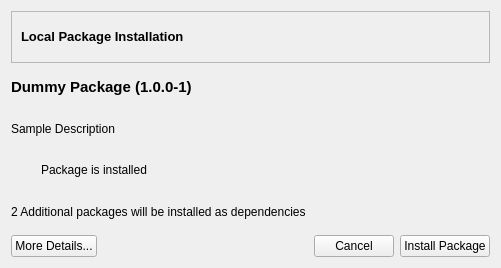
<ui version="4.0" >
 <class>Form</class>
 <widget class="QWidget" name="Form" >
  <property name="geometry" >
   <rect>
    <x>0</x>
    <y>0</y>
    <width>501</width>
    <height>268</height>
   </rect>
  </property>
  <property name="windowTitle" >
   <string>Form</string>
  </property>
  <layout class="QVBoxLayout" name="verticalLayout" >
   <item>
    <widget class="QFrame" name="frame" >
     <property name="sizePolicy" >
      <sizepolicy vsizetype="Maximum" hsizetype="Preferred" >
       <horstretch>0</horstretch>
       <verstretch>0</verstretch>
      </sizepolicy>
     </property>
     <property name="frameShape" >
      <enum>QFrame::StyledPanel</enum>
     </property>
     <property name="frameShadow" >
      <enum>QFrame::Sunken</enum>
     </property>
     <layout class="QGridLayout" name="_2" >
      <item row="0" column="0" >
       <widget class="QLabel" name="label_4" >
        <property name="text" >
         <string>&lt;!DOCTYPE HTML PUBLIC "-//W3C//DTD HTML 4.0//EN" "http://www.w3.org/TR/REC-html40/strict.dtd">
&lt;html>&lt;head>&lt;meta name="qrichtext" content="1" />&lt;style type="text/css">
p, li { white-space: pre-wrap; }
&lt;/style>&lt;/head>&lt;body style=" font-family:'Sans Serif'; font-size:10pt; font-weight:400; font-style:normal;">
&lt;p style=" margin-top:0px; margin-bottom:0px; margin-left:0px; margin-right:0px; -qt-block-indent:0; text-indent:0px; font-family:'Bitstream Vera Sans';">&lt;span style=" font-weight:600;">Local Package Installation&lt;/span>&lt;/p>&lt;/body>&lt;/html></string>
        </property>
       </widget>
      </item>
      <item row="0" column="1" >
       <widget class="QLabel" name="label_5" >
        <property name="sizePolicy" >
         <sizepolicy vsizetype="Maximum" hsizetype="Maximum" >
          <horstretch>0</horstretch>
          <verstretch>0</verstretch>
         </sizepolicy>
        </property>
        <property name="minimumSize" >
         <size>
          <width>32</width>
          <height>32</height>
         </size>
        </property>
        <property name="text" >
         <string/>
        </property>
        <property name="pixmap" >
         <pixmap resource="shaman.qrc" >:/Icons/icons/dialog-ok-apply.png</pixmap>
        </property>
        <property name="scaledContents" >
         <bool>true</bool>
        </property>
       </widget>
      </item>
     </layout>
    </widget>
   </item>
   <item>
    <widget class="QLabel" name="label" >
     <property name="text" >
      <string>&lt;!DOCTYPE HTML PUBLIC "-//W3C//DTD HTML 4.0//EN" "http://www.w3.org/TR/REC-html40/strict.dtd">
&lt;html>&lt;head>&lt;meta name="qrichtext" content="1" />&lt;style type="text/css">
p, li { white-space: pre-wrap; }
&lt;/style>&lt;/head>&lt;body style=" font-family:'Sans Serif'; font-size:10pt; font-weight:400; font-style:normal;">
&lt;p style=" margin-top:0px; margin-bottom:0px; margin-left:0px; margin-right:0px; -qt-block-indent:0; text-indent:0px;">&lt;span style=" font-size:11pt; font-weight:600;">Dummy Package (1.0.0-1)&lt;/span>&lt;/p>&lt;/body>&lt;/html></string>
     </property>
    </widget>
   </item>
   <item>
    <widget class="QLabel" name="label_6" >
     <property name="text" >
      <string>Sample Description</string>
     </property>
     <property name="scaledContents" >
      <bool>true</bool>
     </property>
     <property name="wordWrap" >
      <bool>true</bool>
     </property>
    </widget>
   </item>
   <item>
    <layout class="QHBoxLayout" name="horizontalLayout" >
     <item>
      <widget class="QLabel" name="label_3" >
       <property name="maximumSize" >
        <size>
         <width>24</width>
         <height>16777215</height>
        </size>
       </property>
       <property name="text" >
        <string/>
       </property>
       <property name="pixmap" >
        <pixmap resource="shaman.qrc" >:/Icons/icons/dialog-ok-apply.png</pixmap>
       </property>
      </widget>
     </item>
     <item>
      <widget class="QLabel" name="label_2" >
       <property name="text" >
        <string>Package is installed</string>
       </property>
       <property name="scaledContents" >
        <bool>true</bool>
       </property>
       <property name="wordWrap" >
        <bool>true</bool>
       </property>
      </widget>
     </item>
    </layout>
   </item>
   <item>
    <widget class="QLabel" name="label_7" >
     <property name="text" >
      <string>2 Additional packages will be installed as dependencies</string>
     </property>
     <property name="scaledContents" >
      <bool>true</bool>
     </property>
     <property name="wordWrap" >
      <bool>true</bool>
     </property>
    </widget>
   </item>
   <item>
    <layout class="QHBoxLayout" name="horizontalLayout_2" >
     <item>
      <widget class="QPushButton" name="pushButton" >
       <property name="text" >
        <string>More Details...</string>
       </property>
       <property name="icon" >
        <iconset resource="shaman.qrc" >
         <normaloff>:/Icons/icons/bookmark-new-list.png</normaloff>:/Icons/icons/bookmark-new-list.png</iconset>
       </property>
      </widget>
     </item>
     <item>
      <spacer name="horizontalSpacer" >
       <property name="orientation" >
        <enum>Qt::Horizontal</enum>
       </property>
       <property name="sizeHint" stdset="0" >
        <size>
         <width>40</width>
         <height>20</height>
        </size>
       </property>
      </spacer>
     </item>
     <item>
      <widget class="QPushButton" name="pushButton_2" >
       <property name="text" >
        <string>Cancel</string>
       </property>
       <property name="icon" >
        <iconset resource="shaman.qrc" >
         <normaloff>:/Icons/icons/dialog-cancel.png</normaloff>:/Icons/icons/dialog-cancel.png</iconset>
       </property>
      </widget>
     </item>
     <item>
      <widget class="QPushButton" name="pushButton_3" >
       <property name="text" >
        <string>Install Package</string>
       </property>
       <property name="icon" >
        <iconset resource="shaman.qrc" >
         <normaloff>:/Icons/icons/dialog-ok-apply.png</normaloff>:/Icons/icons/dialog-ok-apply.png</iconset>
       </property>
      </widget>
     </item>
    </layout>
   </item>
  </layout>
 </widget>
 <resources>
  <include location="shaman.qrc" />
 </resources>
 <connections/>
</ui>
